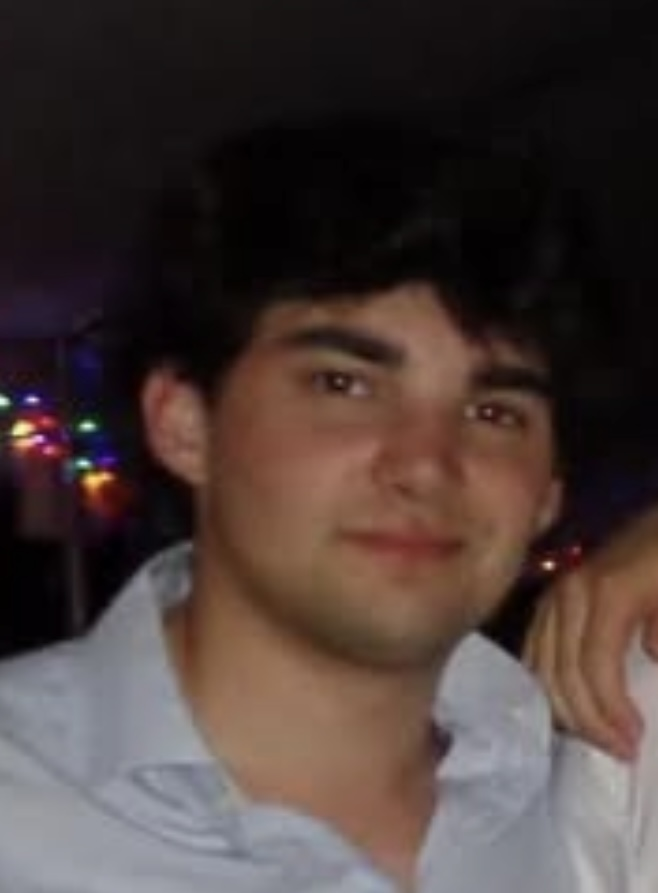
#> input picture facial_recognition_scripts/known_faces/GRIFF/IMG_5582.jpg, 658 x 893 px, given in place of the camera
$ python capture_faces_opencv.py known_faces/GRIFF/IMG_5582.jpg
#> lines starting #> are read from the running program, lines starting #| are printed output that depends on the picture; after the words box and inside, x2 and y2 are one past the last pixel; in counts of white or black regions, pixels touching at a corner belong together
#!/usr/bin/env python3
"""
Face Capture Helper Script (OpenCV version)
Uses OpenCV's built-in Haar Cascades - NO extra packages needed!
"""

import cv2
import os
import sys
from pathlib import Path

# Configuration
KNOWN_FACES_DIR = "known_faces"
CAMERA_INDEX = 4  # Your 1080p webcam
FRAME_WIDTH = 640
FRAME_HEIGHT = 480

# Try V4L2 on Linux/Raspberry Pi
try:
    USE_V4L2 = sys.platform.startswith('linux')
except:
    USE_V4L2 = False

# Load OpenCV's Haar Cascade for face detection
face_cascade = cv2.CascadeClassifier(cv2.data.haarcascades + 'haarcascade_frontalface_default.xml')

def capture_faces(person_name):
    """
    Capture face photos for a specific person.

    Args:
        person_name: Name of the person (used for directory name)
    """
#> called with person_name = 'known_facesGRIFFIMG_5582jpg'

    print("=" * 60)
    print(f"Face Capture for: {person_name}")
    print("=" * 60)

    # Create person's directory
    person_dir = Path(KNOWN_FACES_DIR) / person_name
    person_dir.mkdir(parents=True, exist_ok=True)

    # Find next available image number
    existing_images = list(person_dir.glob(f"{person_name}_*.jpg"))
    if existing_images:
        numbers = []
        for img in existing_images:
            try:
                num = int(img.stem.split('_')[-1])
                numbers.append(num)
            except:
                pass
        next_num = max(numbers) + 1 if numbers else 1
    else:
        next_num = 1

    print(f"\nSaving to: {person_dir}/")
    print(f"Starting at: {person_name}_{next_num:03d}.jpg")

    # Initialize camera
    print("\nInitializing camera...")

    if USE_V4L2:
        cap = cv2.VideoCapture(CAMERA_INDEX, cv2.CAP_V4L2)
        cap.set(cv2.CAP_PROP_FOURCC, cv2.VideoWriter_fourcc('M', 'J', 'P', 'G'))
    else:
        cap = cv2.VideoCapture(CAMERA_INDEX)

    cap.set(cv2.CAP_PROP_FRAME_WIDTH, FRAME_WIDTH)
    cap.set(cv2.CAP_PROP_FRAME_HEIGHT, FRAME_HEIGHT)
    cap.set(cv2.CAP_PROP_BUFFERSIZE, 1)

    if not cap.isOpened():
        print(f"❌ Error: Could not open camera {CAMERA_INDEX}")
        print("Try changing CAMERA_INDEX in the script")
        return False

    print("✓ Camera initialized")
    print("\n" + "=" * 60)
    print("Controls:")
    print("  [S] - Save current frame")
    print("  [Q] - Quit")
    print("=" * 60)
    print("\nPosition your face in the frame and press 'S' to capture")
    print("Try to capture from different angles and expressions\n")

    saved_count = 0

    while True:
        ret, frame = cap.read()
#> frame is the input picture: shape (893, 658, 3); mean B, G, R 56.3, 59.3, 72.9
        if not ret:
            print("❌ Error reading from camera")
            break

        # Create a copy for display
        display_frame = frame.copy()

        # Convert to grayscale for face detection
        gray = cv2.cvtColor(frame, cv2.COLOR_BGR2GRAY)
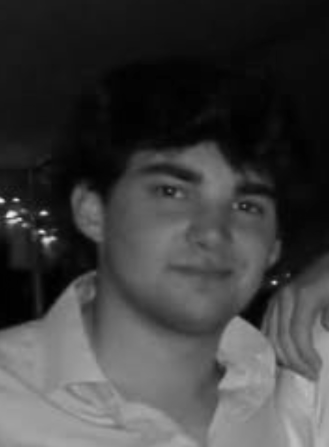
#> gray: shape (893, 658) (shown at 1/2 size); min 0, max 241, mean 63

        # Detect faces
        faces = face_cascade.detectMultiScale(
            gray,
            scaleFactor=1.1,
            minNeighbors=5,
            minSize=(30, 30)
        )
#> faces = [[227, 253, 381, 381]]

        # Draw rectangles around detected faces
        for (x, y, w, h) in faces:
            # Draw green rectangle
            cv2.rectangle(display_frame, (x, y), (x+w, y+h), (0, 255, 0), 2)

            # Add label
            label = "Face detected - Press 'S'"
            cv2.putText(display_frame, label, (x, y - 10),
                       cv2.FONT_HERSHEY_SIMPLEX, 0.5, (0, 255, 0), 2)
#> this loop made 1 pass
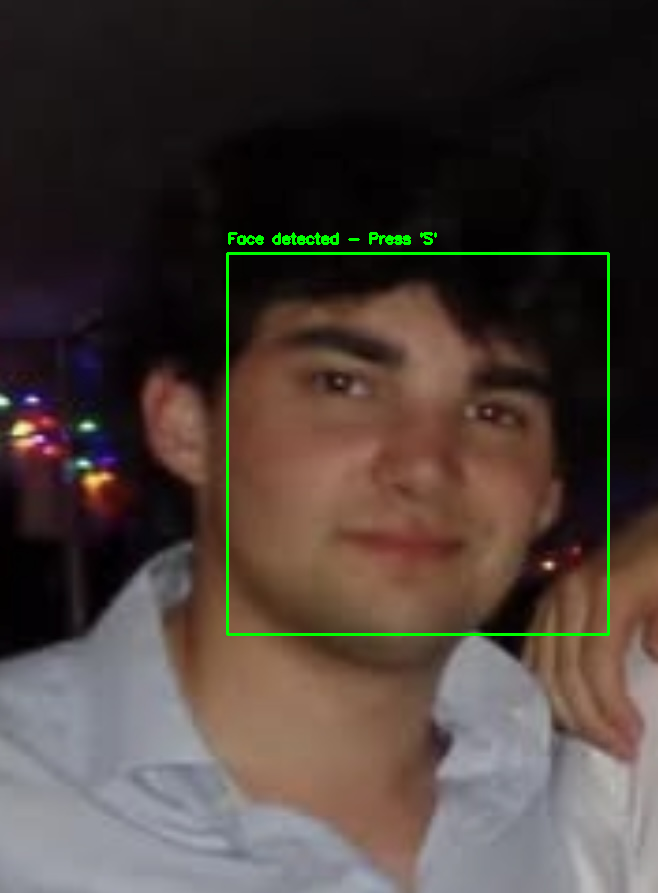
#> display_frame: shape (893, 658, 3); 0.99% of pixels changed, all inside (x1, y1, x2, y2) = (226, 232, 610, 636)

        # Show face count
        face_count_text = f"Faces: {len(faces)}"
#> face_count_text = 'Faces: 1'
        cv2.putText(display_frame, face_count_text, (10, 30),
                   cv2.FONT_HERSHEY_SIMPLEX, 0.7, (255, 255, 255), 2)

        # Show saved count
        saved_text = f"Saved: {saved_count}"
        cv2.putText(display_frame, saved_text, (10, 60),
                   cv2.FONT_HERSHEY_SIMPLEX, 0.7, (255, 255, 255), 2)
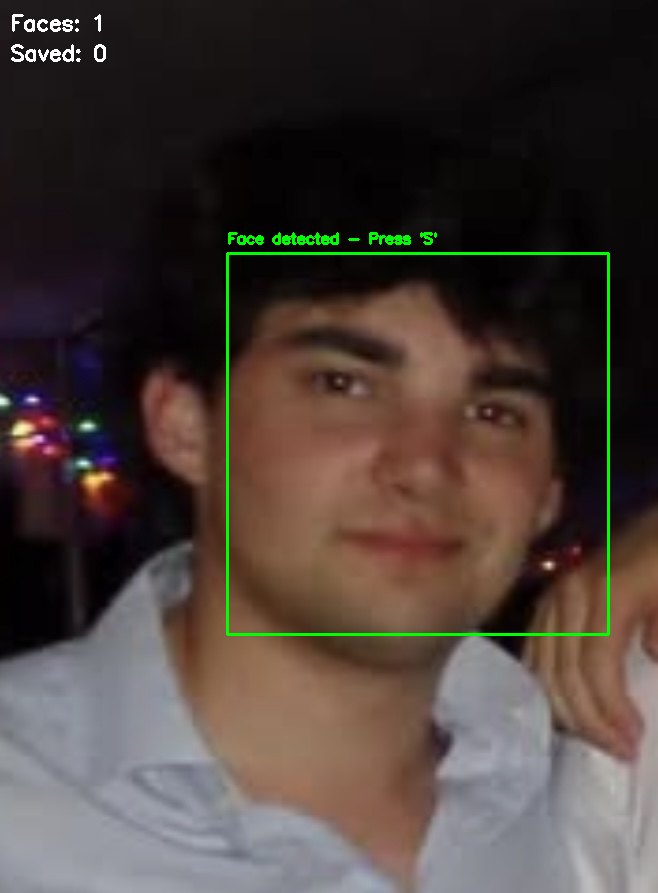
#> display_frame: shape (893, 658, 3); mean B, G, R 56.5, 62, 72.9

        # Display the frame
        cv2.imshow(f"Capture Faces - {person_name}", display_frame)

        # Handle key presses
        key = cv2.waitKey(1) & 0xFF
#> (key q is pressed here)

        if key == ord('q') or key == ord('Q'):
            print("\nQuitting...")
            break

        elif key == ord('s') or key == ord('S'):
            # Save the frame
            if len(faces) == 0:
                print("⚠️  No face detected - not saving")
            elif len(faces) > 1:
                print("⚠️  Multiple faces detected - not saving")
            else:
                filename = f"{person_name}_{next_num:03d}.jpg"
                filepath = person_dir / filename
                cv2.imwrite(str(filepath), frame)
                print(f"✓ Saved: {filename}")
                saved_count += 1
                next_num += 1

    # Cleanup
    cap.release()
    cv2.destroyAllWindows()

    print("\n" + "=" * 60)
    print(f"Capture complete! Saved {saved_count} image(s)")
    print("=" * 60)

    if saved_count > 0:
        print(f"\nNext steps:")
        print(f"1. Review images in: {person_dir}/")
        print(f"2. Run training: python train_faces_opencv.py")

    return True

if __name__ == "__main__":
    # Get person name from command line or prompt
    if len(sys.argv) > 1:
        person_name = " ".join(sys.argv[1:])
    else:
        person_name = input("Enter person's name: ").strip()

    if not person_name:
        print("❌ Error: Person name is required")
        print("Usage: python capture_faces_opencv.py <PersonName>")
        print("Example: python capture_faces_opencv.py John")
        exit(1)

    # Clean up name (remove special characters, use for directory)
    person_name = "".join(c for c in person_name if c.isalnum() or c in " -_")
    person_name = person_name.strip()

    if not person_name:
        print("❌ Error: Invalid person name")
        exit(1)

    success = capture_faces(person_name)
    exit(0 if success else 1)
#> (the program exits here)

$ run again, on facial_recognition_scripts/known_faces/GRIFF/IMG_5583.PNG
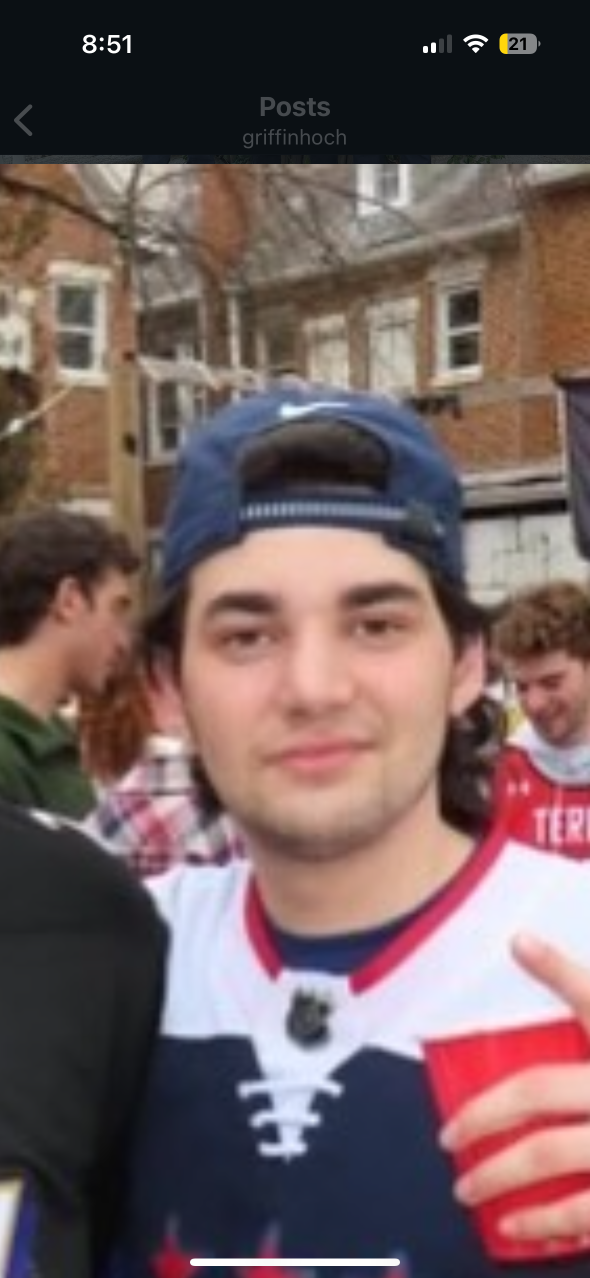
#> input picture facial_recognition_scripts/known_faces/GRIFF/IMG_5583.PNG, 1179 x 2556 px, given in place of the camera (shown at 1/2 size)
#> in capture_faces, frame is the input picture: shape (2556, 1179, 3); mean B, G, R 92.6, 93, 113.3
#> in capture_faces, `gray = cv2.cvtColor(frame, cv2.COLOR_BGR2GRAY)`:
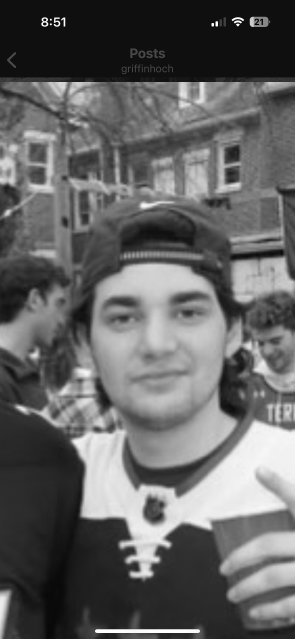
#> gray: shape (2556, 1179) (shown at 1/4 size); min 0, max 255, mean 99.1
#> faces = [[628, 691, 82, 82], [294, 995, 664, 664]]
#> the loop in capture_faces, `for (x, y, w, h) in faces:` made 2 passes
#> after the loop in capture_faces, `for (x, y, w, h) in faces:`:
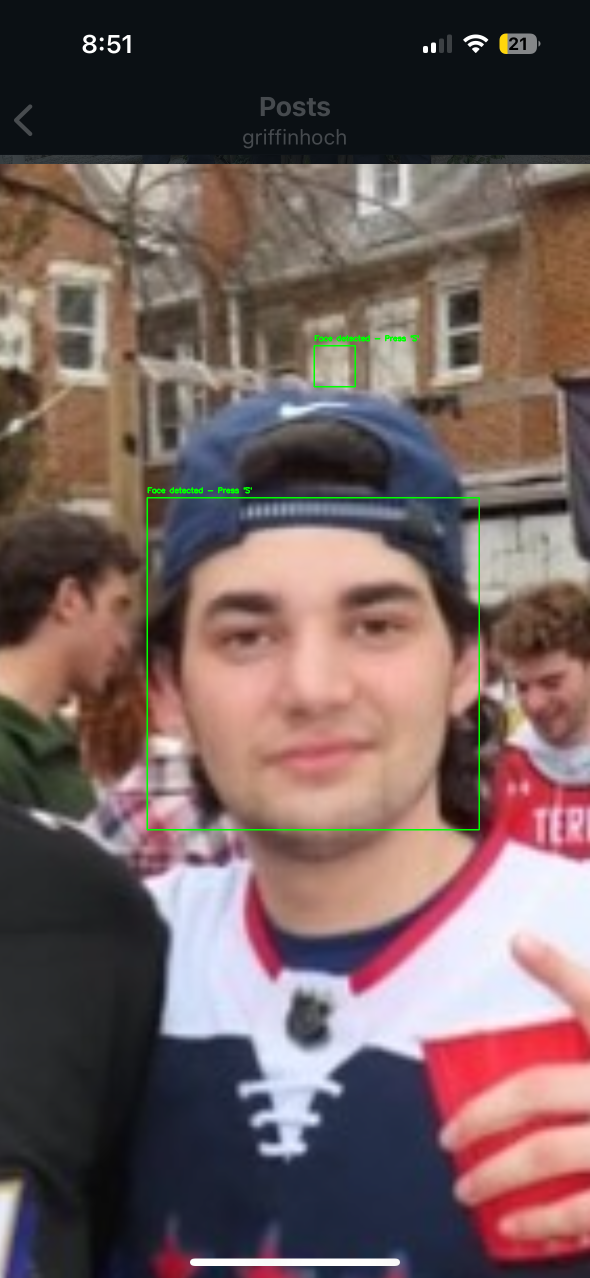
#> display_frame: shape (2556, 1179, 3) (shown at 1/2 size); 0.38% of pixels changed, all inside (x1, y1, x2, y2) = (293, 670, 960, 1661)
#> face_count_text = 'Faces: 2'

$ run again, on facial_recognition_scripts/known_faces/GRIFF/IMG_5584.PNG
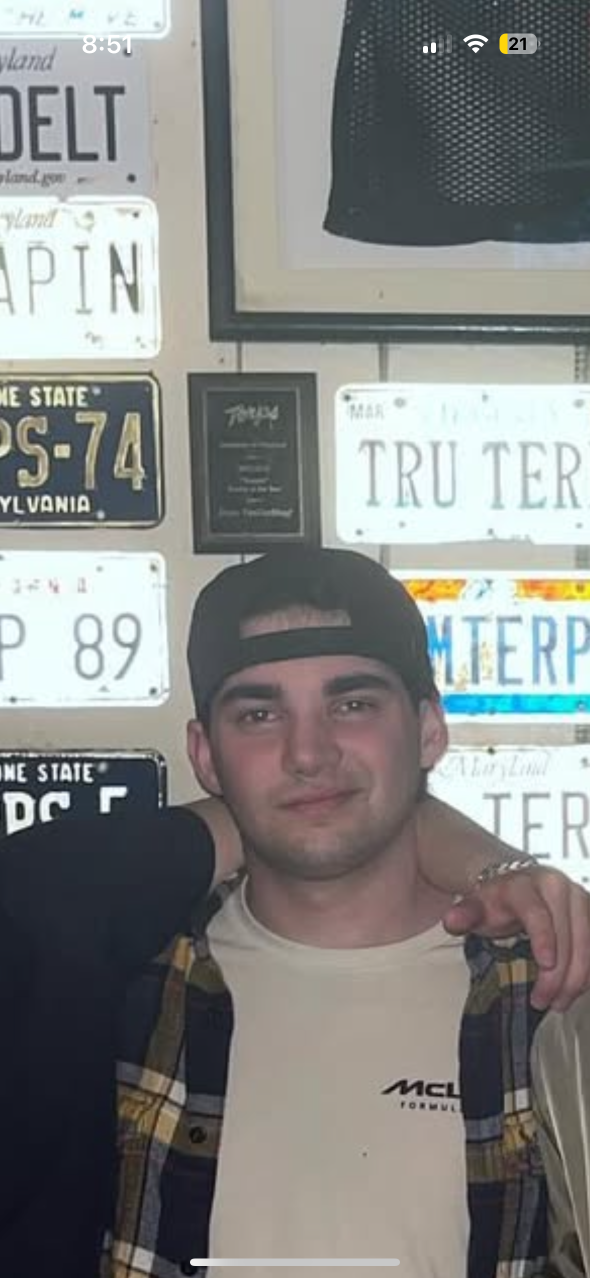
#> input picture facial_recognition_scripts/known_faces/GRIFF/IMG_5584.PNG, 1179 x 2556 px, given in place of the camera (shown at 1/2 size)
#> in capture_faces, frame is the input picture: shape (2556, 1179, 3); mean B, G, R 131.9, 133.7, 132.5
#> in capture_faces, `gray = cv2.cvtColor(frame, cv2.COLOR_BGR2GRAY)`:
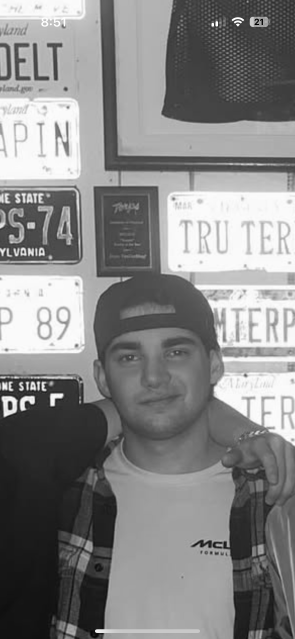
#> gray: shape (2556, 1179) (shown at 1/4 size); min 0, max 255, mean 133.1
#> faces = [[274, 2423, 50, 50], [150, 1234, 52, 52], [152, 1294, 54, 54], [378, 1236, 478, 478]]
#> the loop in capture_faces, `for (x, y, w, h) in faces:` made 4 passes
#> after the loop in capture_faces, `for (x, y, w, h) in faces:`:
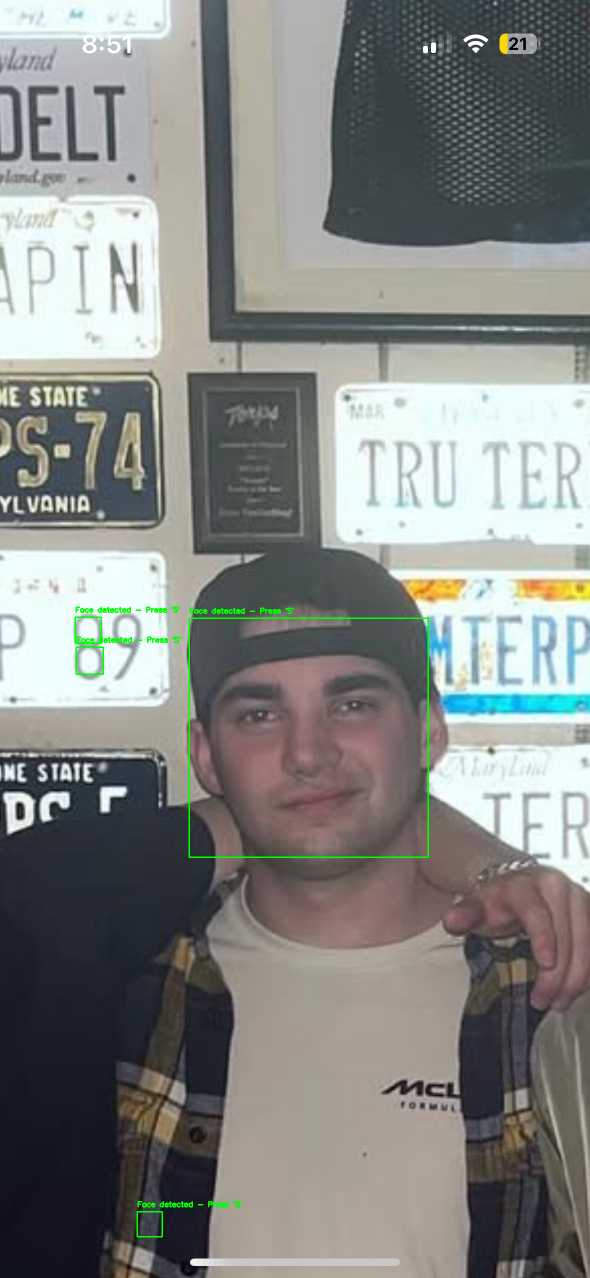
#> display_frame: shape (2556, 1179, 3) (shown at 1/2 size); 0.41% of pixels changed, all inside (x1, y1, x2, y2) = (149, 1213, 858, 2475)
#> face_count_text = 'Faces: 4'
